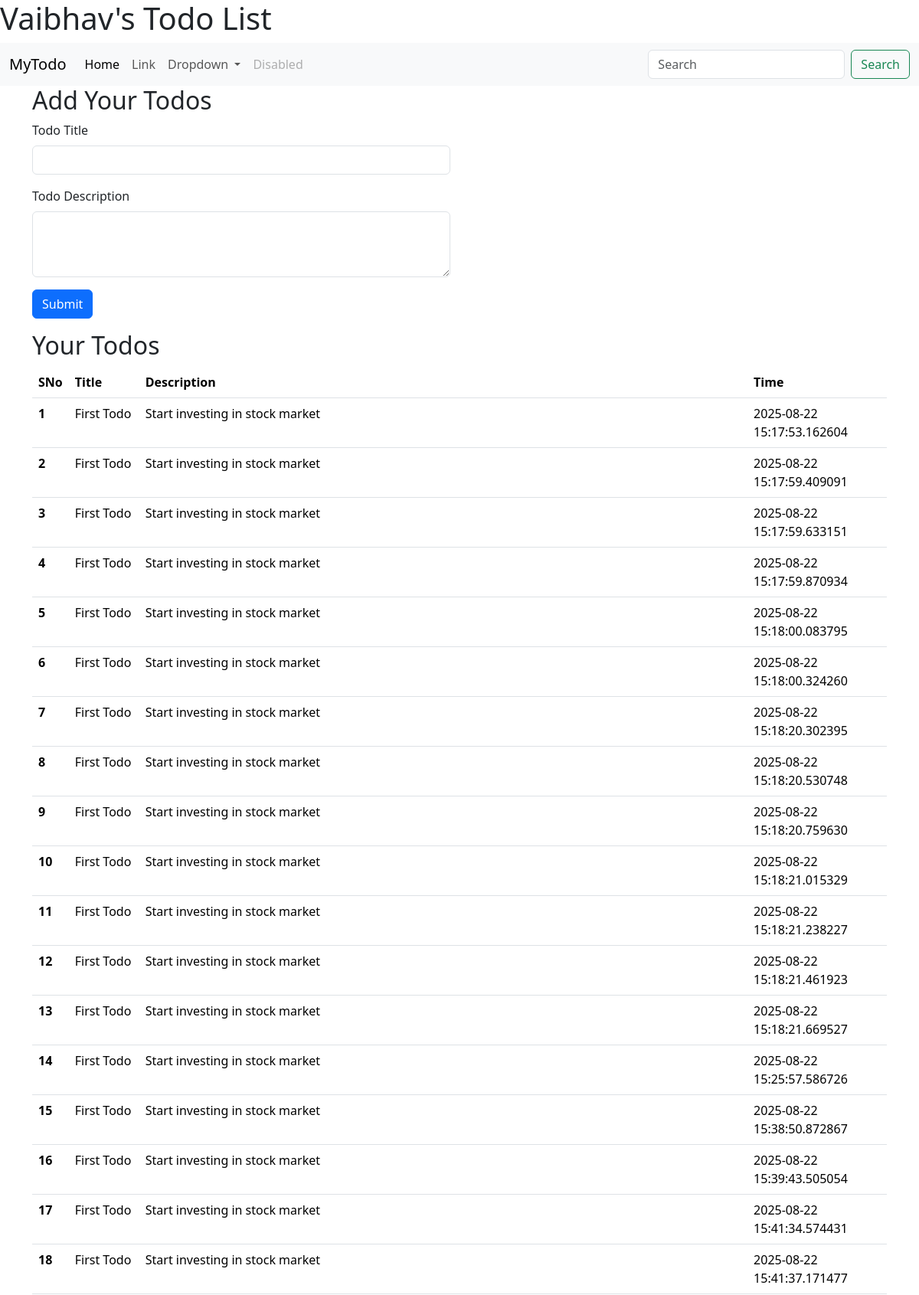
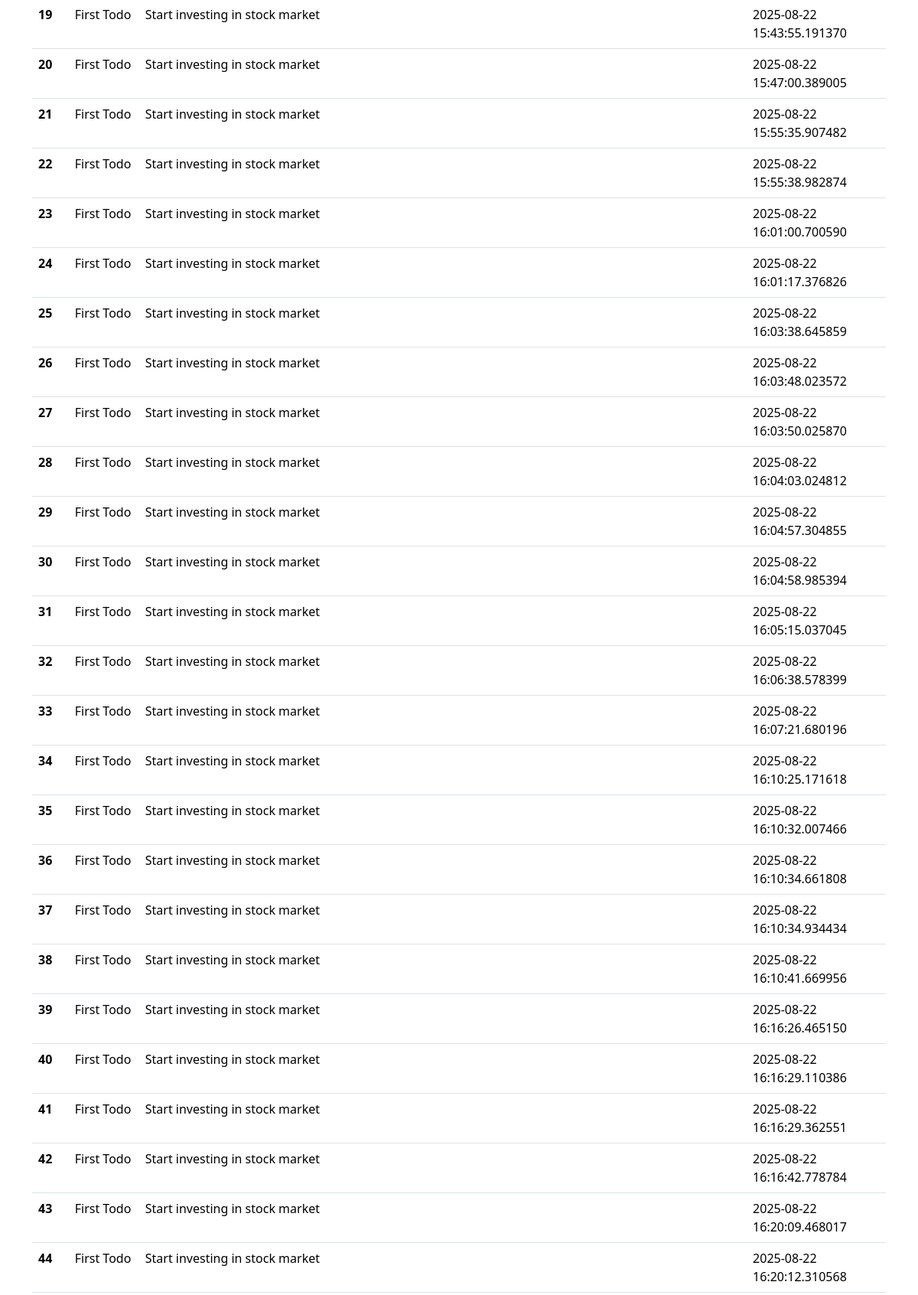
The page / (upper part) on the database its author committed (2 pictures, top to bottom).
### main.py (models this page shows, shortened)
class Todo(db.Model):
    sno = db.Column(db.Integer, primary_key=True)
    Title = db.Column(db.String(200), nullable=False)
    desc = db.Column(db.String(500), nullable=False)
    date_created = db.Column(db.DateTime, default=datetime.utcnow)

### main.py (the view, shortened to what this page needs)
@app.route("/", methods=["GET" , "POST"])
def hello_world():
    allTodo=Todo.query.all()
    return render_template('index.html' , allTodo=allTodo)

### templates/index.html (shortened to what this page needs)
<!doctype html>
<html lang="en">
<head>
    <link href="https://cdn.jsdelivr.net/npm/bootstrap@5.3.7/dist/css/bootstrap.min.css" rel="stylesheet"
>
</head>
<body>
    <h1>Vaibhav's Todo List</h1>
    <nav class="navbar navbar-expand-lg bg-body-tertiary">
        <div class="container-fluid">
            <a class="navbar-brand" href="/">MyTodo</a>
            <div class="collapse navbar-collapse" id="navbarSupportedContent">
                <ul class="navbar-nav me-auto mb-2 mb-lg-0">
                    <li class="nav-item">
                        <a class="nav-link active" aria-current="page" href="#">Home</a>
                    </li>
                    <li class="nav-item">
                        <a class="nav-link" href="#">Link</a>
                    </li>
                    <li class="nav-item dropdown">
                        <a class="nav-link dropdown-toggle" href="#" role="button" data-bs-toggle="dropdown"
                            aria-expanded="false">
                            Dropdown
                        </a>
                    </li>
                    <li class="nav-item">
                        <a class="nav-link disabled" aria-disabled="true">Disabled</a>
                    </li>
                </ul>
                <form class="d-flex" role="search">
                    <input class="form-control me-2" type="search" placeholder="Search" aria-label="Search" />
                    <button class="btn btn-outline-success" type="submit">Search</button>
                </form>
            </div>
        </div>
    </nav>
    <div class="container">
        <h2>Add Your Todos</h2>
        <form action="/" method="POST">
            <div class="row">
                <div class="col-md-6">
                    <div class="mb-3">
                        <label for="title" class="form-label">Todo Title</label>
                        <input type="text" class="form-control" name="title" id="title">
                    </div>
                    <div class="mb-3">
                        <label for="desc" class="form-label">Todo Description</label>
                        <textarea class="form-control" id="desc" name="desc" rows="3"></textarea>
                    </div>
                </div>
            </div>
            <button type="submit" class="btn btn-primary">Submit</button>
        </form>
    </div>
    <div class="container my-3">
        <h2>Your Todos</h2>
        <table class="table">
            <thead>
                <tr>
                    <th scope="col">SNo</th>
                    <th scope="col">Title</th>
                    <th scope="col">Description</th>
                    <th scope="col">Time</th>
                </tr>
            </thead>
            <tbody>
                {% for todo in allTodo %}
                    <tr>
                    <th scope="row">{{loop.index}}</th>
                    <td>{{todo.Title}}</td>
                    <td>{{todo.desc}}</td>
                    <td>{{todo.date_created}}</td>
                </tr>
                {% endfor %}
            </tbody>
        </table>
    </div>
</body>
</html>

### rows shown on the page
Todo: Title "First Todo", desc "Start investing in stock market", date_created "2025-08-22 15:17:53.162604"
Todo: Title "First Todo", desc "Start investing in stock market", date_created "2025-08-22 15:17:59.409091"
Todo: Title "First Todo", desc "Start investing in stock market", date_created "2025-08-22 15:17:59.633151"
Todo: Title "First Todo", desc "Start investing in stock market", date_created "2025-08-22 15:17:59.870934"
Todo: Title "First Todo", desc "Start investing in stock market", date_created "2025-08-22 15:18:00.083795"
Todo: Title "First Todo", desc "Start investing in stock market", date_created "2025-08-22 15:18:00.324260"
Todo: Title "First Todo", desc "Start investing in stock market", date_created "2025-08-22 15:18:20.302395"
Todo: Title "First Todo", desc "Start investing in stock market", date_created "2025-08-22 15:18:20.530748"
Todo: Title "First Todo", desc "Start investing in stock market", date_created "2025-08-22 15:18:20.759630"
Todo: Title "First Todo", desc "Start investing in stock market", date_created "2025-08-22 15:18:21.015329"
Todo: Title "First Todo", desc "Start investing in stock market", date_created "2025-08-22 15:18:21.238227"
Todo: Title "First Todo", desc "Start investing in stock market", date_created "2025-08-22 15:18:21.461923"
Todo: Title "First Todo", desc "Start investing in stock market", date_created "2025-08-22 15:18:21.669527"
Todo: Title "First Todo", desc "Start investing in stock market", date_created "2025-08-22 15:25:57.586726"
Todo: Title "First Todo", desc "Start investing in stock market", date_created "2025-08-22 15:38:50.872867"
Todo: Title "First Todo", desc "Start investing in stock market", date_created "2025-08-22 15:39:43.505054"
Todo: Title "First Todo", desc "Start investing in stock market", date_created "2025-08-22 15:41:34.574431"
Todo: Title "First Todo", desc "Start investing in stock market", date_created "2025-08-22 15:41:37.171477"
Todo: Title "First Todo", desc "Start investing in stock market", date_created "2025-08-22 15:43:55.191370"
Todo: Title "First Todo", desc "Start investing in stock market", date_created "2025-08-22 15:47:00.389005"
Todo: Title "First Todo", desc "Start investing in stock market", date_created "2025-08-22 15:55:35.907482"
Todo: Title "First Todo", desc "Start investing in stock market", date_created "2025-08-22 15:55:38.982874"
Todo: Title "First Todo", desc "Start investing in stock market", date_created "2025-08-22 16:01:00.700590"
Todo: Title "First Todo", desc "Start investing in stock market", date_created "2025-08-22 16:01:17.376826"
Todo: Title "First Todo", desc "Start investing in stock market", date_created "2025-08-22 16:03:38.645859"
Todo: Title "First Todo", desc "Start investing in stock market", date_created "2025-08-22 16:03:48.023572"
Todo: Title "First Todo", desc "Start investing in stock market", date_created "2025-08-22 16:03:50.025870"
Todo: Title "First Todo", desc "Start investing in stock market", date_created "2025-08-22 16:04:03.024812"
Todo: Title "First Todo", desc "Start investing in stock market", date_created "2025-08-22 16:04:57.304855"
Todo: Title "First Todo", desc "Start investing in stock market", date_created "2025-08-22 16:04:58.985394"
Todo: Title "First Todo", desc "Start investing in stock market", date_created "2025-08-22 16:05:15.037045"
Todo: Title "First Todo", desc "Start investing in stock market", date_created "2025-08-22 16:06:38.578399"
Todo: Title "First Todo", desc "Start investing in stock market", date_created "2025-08-22 16:07:21.680196"
Todo: Title "First Todo", desc "Start investing in stock market", date_created "2025-08-22 16:10:25.171618"
Todo: Title "First Todo", desc "Start investing in stock market", date_created "2025-08-22 16:10:32.007466"
Todo: Title "First Todo", desc "Start investing in stock market", date_created "2025-08-22 16:10:34.661808"
Todo: Title "First Todo", desc "Start investing in stock market", date_created "2025-08-22 16:10:34.934434"
Todo: Title "First Todo", desc "Start investing in stock market", date_created "2025-08-22 16:10:41.669956"
Todo: Title "First Todo", desc "Start investing in stock market", date_created "2025-08-22 16:16:26.465150"
Todo: Title "First Todo", desc "Start investing in stock market", date_created "2025-08-22 16:16:29.110386"
Todo: Title "First Todo", desc "Start investing in stock market", date_created "2025-08-22 16:16:29.362551"
Todo: Title "First Todo", desc "Start investing in stock market", date_created "2025-08-22 16:16:42.778784"
Todo: Title "First Todo", desc "Start investing in stock market", date_created "2025-08-22 16:20:09.468017"
Todo: Title "First Todo", desc "Start investing in stock market", date_created "2025-08-22 16:20:12.310568"
